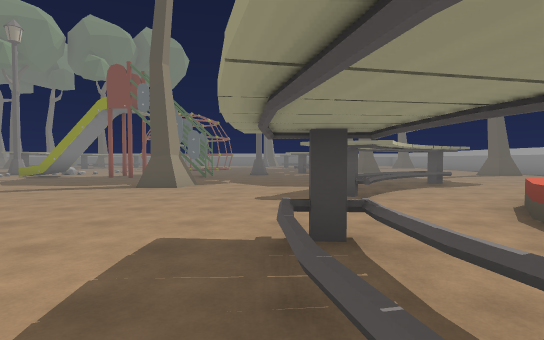
view 1 (above)

23 first-person views from a walk through a 3-D level made in the Unity game engine. The camera is 1.4 m above the floor, tilts 2° down and sees 80° across. The floor is counted in squares, 2.25 m on a side. Each view is taken from the middle of a square. On the plan, view 1 faces up. The plan holds only what a view shows up to about 10 squares ahead; the rest is blank. The place goes on beyond the plan. The player character is not drawn.

view 2
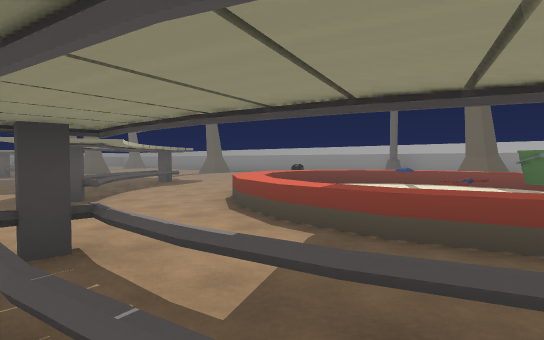

view 3
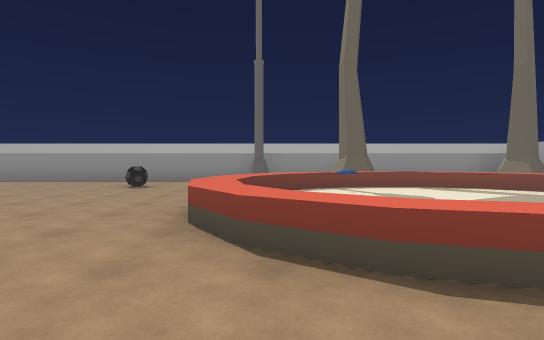

view 4
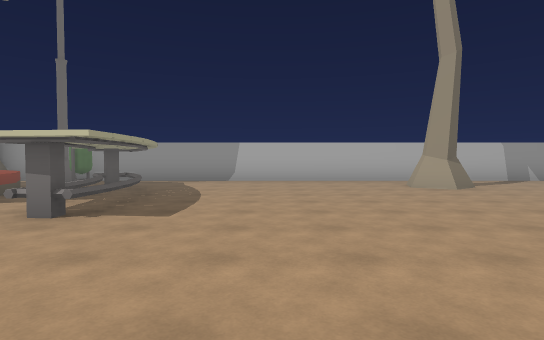

view 5
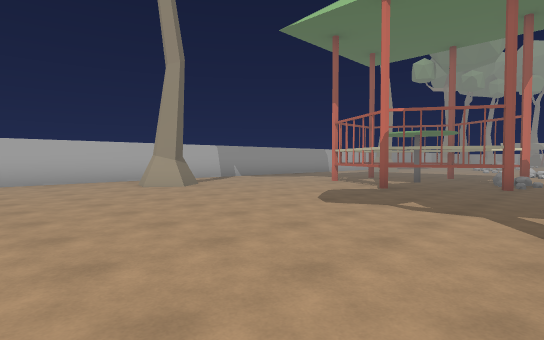

view 6
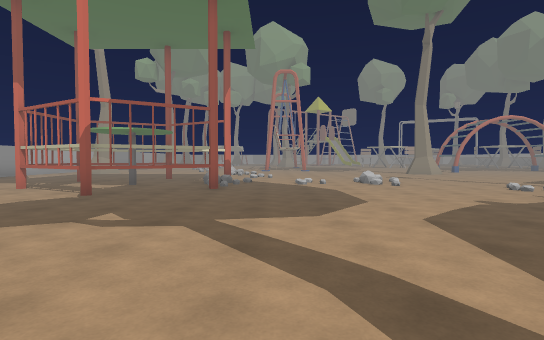

view 7
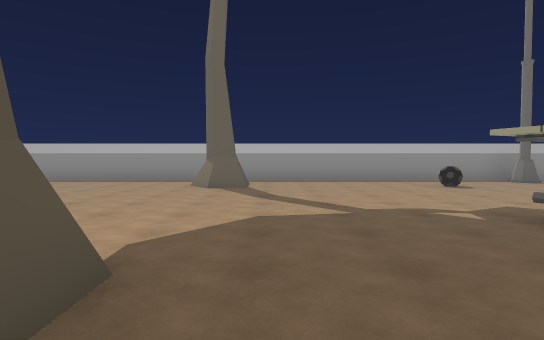

view 8
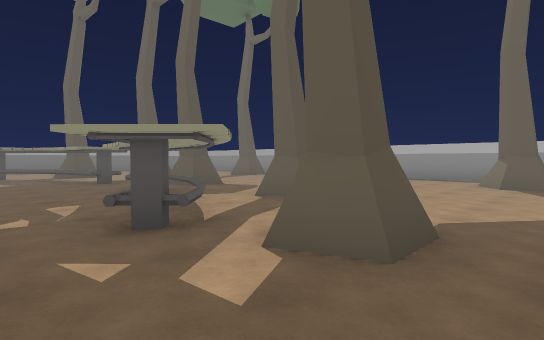

view 9
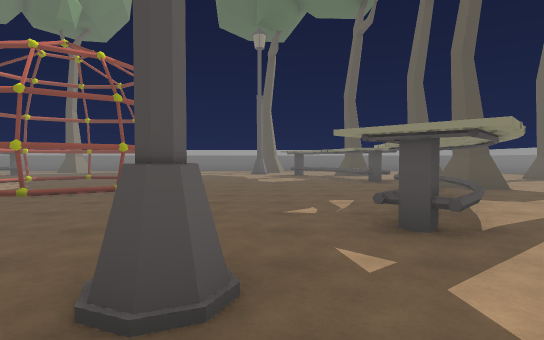

view 10
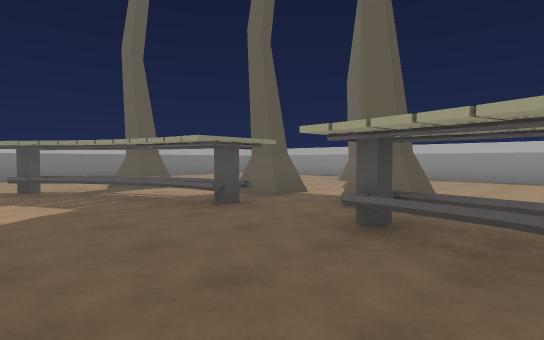

view 11
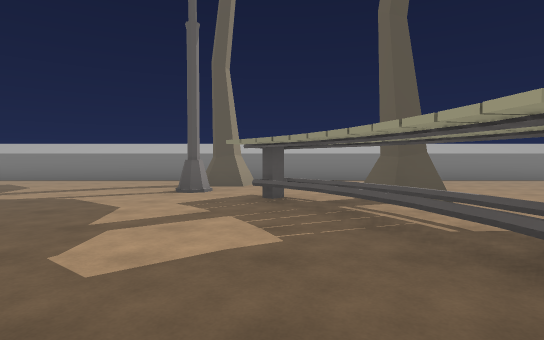

view 12
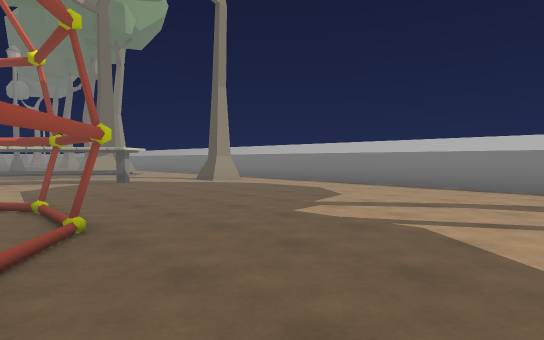

view 13
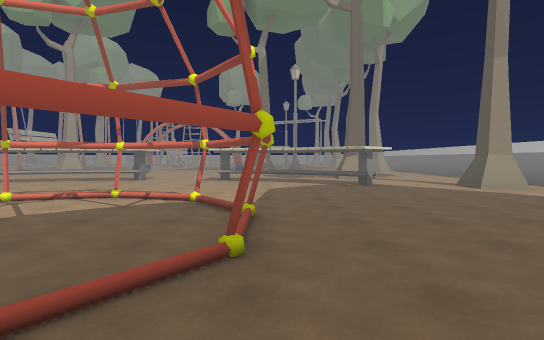

view 14
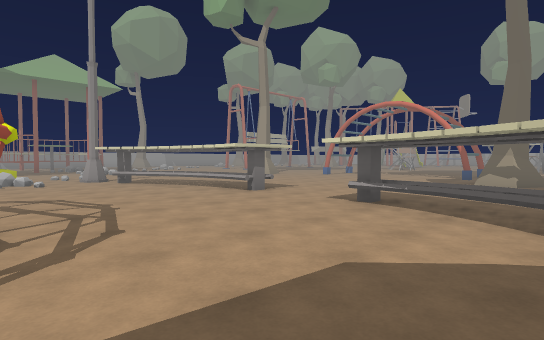

view 15
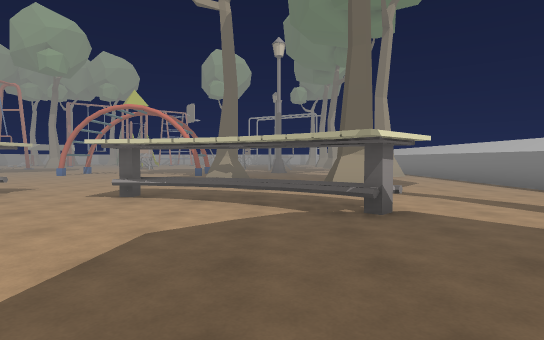

view 16
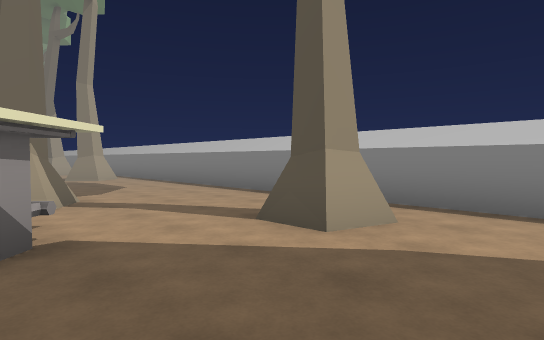

view 17
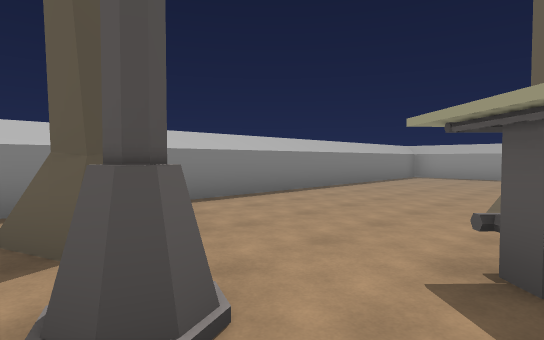

view 18
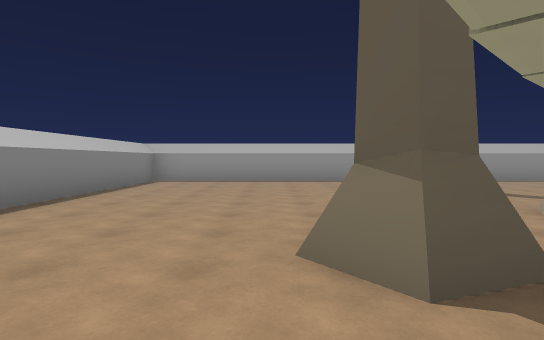

view 19
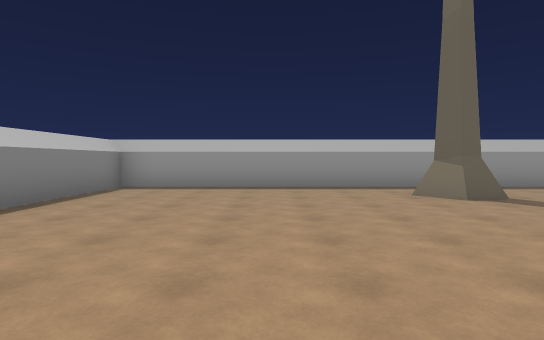

view 20
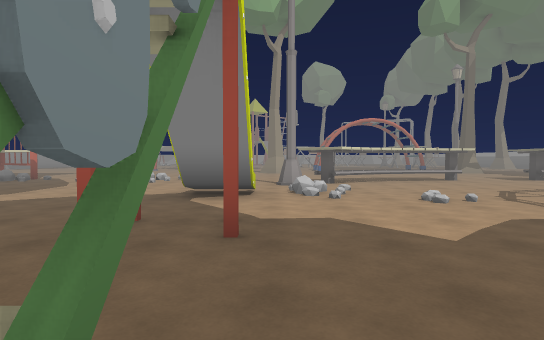

view 21
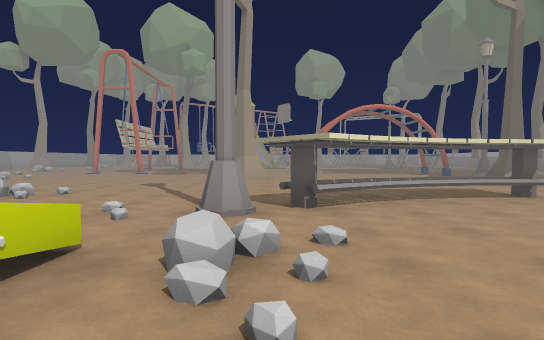

view 22
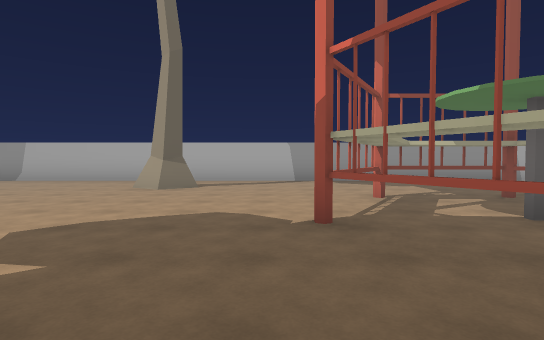

view 23
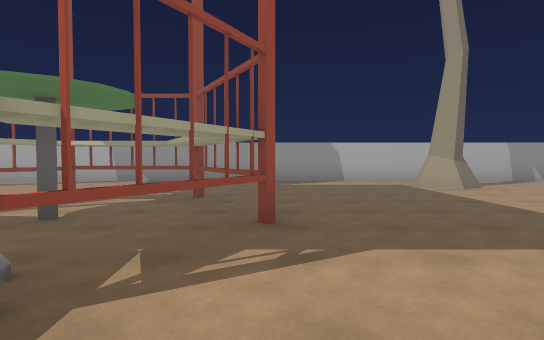

### Floor plan
Key: @ floor where view 1 was taken; # wall or solid block; x gap in a wall; . main floor; : floor 0.25 m higher than the main floor; = window, fence, low wall or low ledge; ^ raised ledge; T thing the floor can be seen under or through; O other object.
Columns run from 16 left of view 1 to 11 right of it. Each row starts with its distance up from view 1.
 28 ############################
 27 ...........................#
 26 .......O........O..........#
 25 ...........................#
 24    OO..........#...........#
 23     O.#..........#.O.......#
 22    ..=............=........#
 21 O  ..=......#.....=#O...OO.#
 20 O  ..#...##..#.....#OO.....#
 19 .  ......:.................#
 18 .........:...# .....OO.....#
 17 .....#....#  . ....=.......#
 16 .....=..... #......=..  ...#
 15 .....=............=.OO ....#
 14 .  ..==..........##........#
 13 ......#...........O........#
 12 #.....x.O......#..OO....OO.#
 11 ........=#...#  ...........#
 10 ............. .............#
  9 ............. .............#
  8 .....O.......O.....=#......#
  7 .............OO...==....O..#
  6 .................==........#
  5 ....#O#..............^.....#
  4 O...#=##............^:^^ .##
  3 ...T T T...........^  OO  .#
  2 ...TT  T........=..^ ::^.#.#
  1 ....TTT.........==.^O::^. .#
  0 ................@=.^O::^  .#
 -1 O.........OO.....=#.^ ^.  .#
 -2 ..................O..    O.#
 -3 #######################  ###

Positions as (right, up) in squares from view 1, and headings:
1: (0, 0), facing up
2: (0, 0), facing up-right
3: (1, 4), facing right
4: (-2, 6), facing down
5: (-2, 6), facing down-left
6: (-3, 6), facing left
7: (1, 11), facing right
8: (0, 11), facing up-right
9: (0, 11), facing up
10: (0, 16), facing up-right
11: (1, 18), facing up
12: (-1, 20), facing up-left
13: (-2, 21), facing left
14: (-7, 22), facing down-left
15: (-6, 22), facing left
16: (-7, 23), facing up-left
17: (-1, 23), facing up-right
18: (1, 24), facing right
19: (3, 24), facing right
20: (-2, 12), facing left
21: (-6, 13), facing left
22: (-8, 6), facing down
23: (-13, 6), facing down
